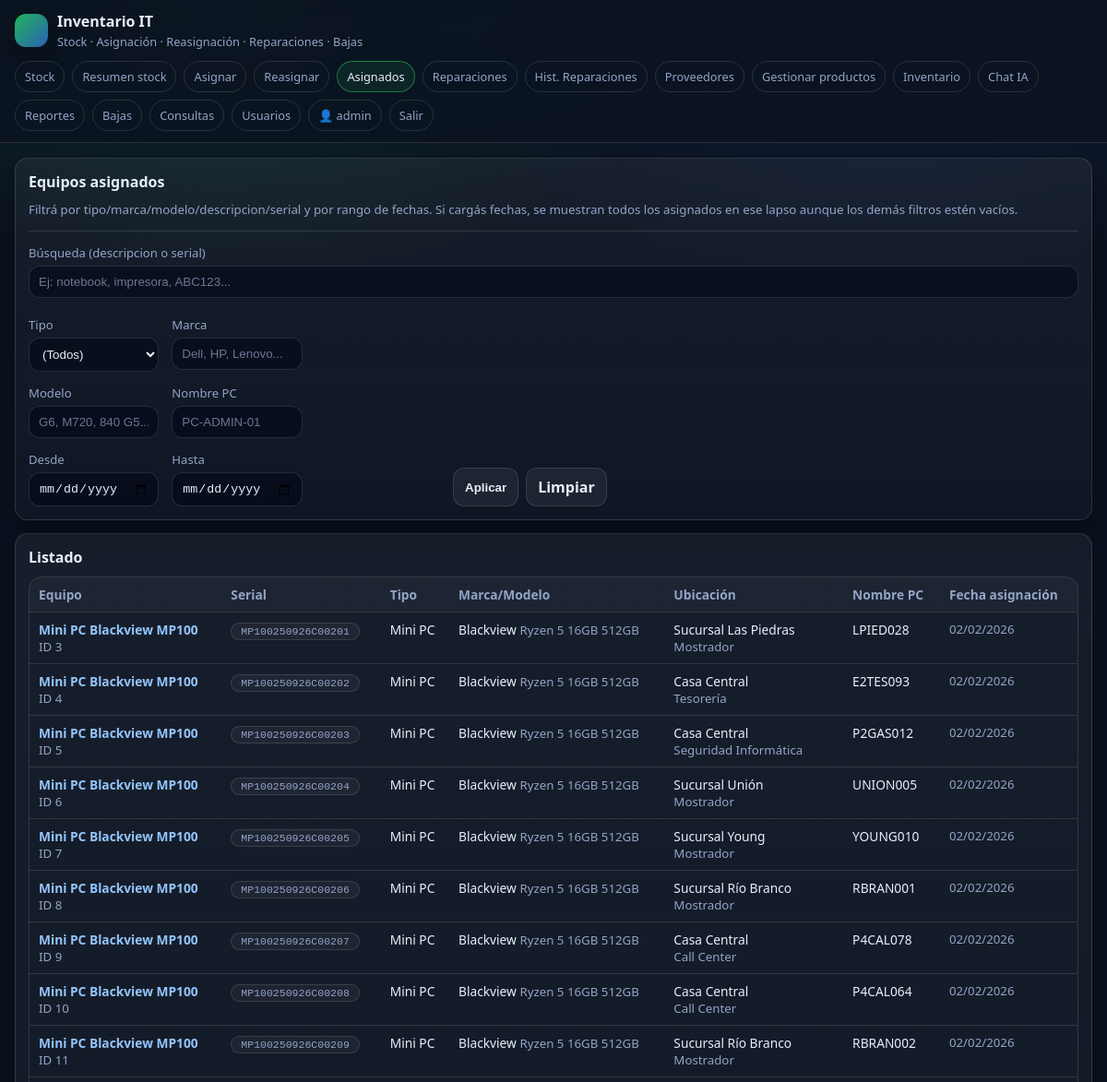
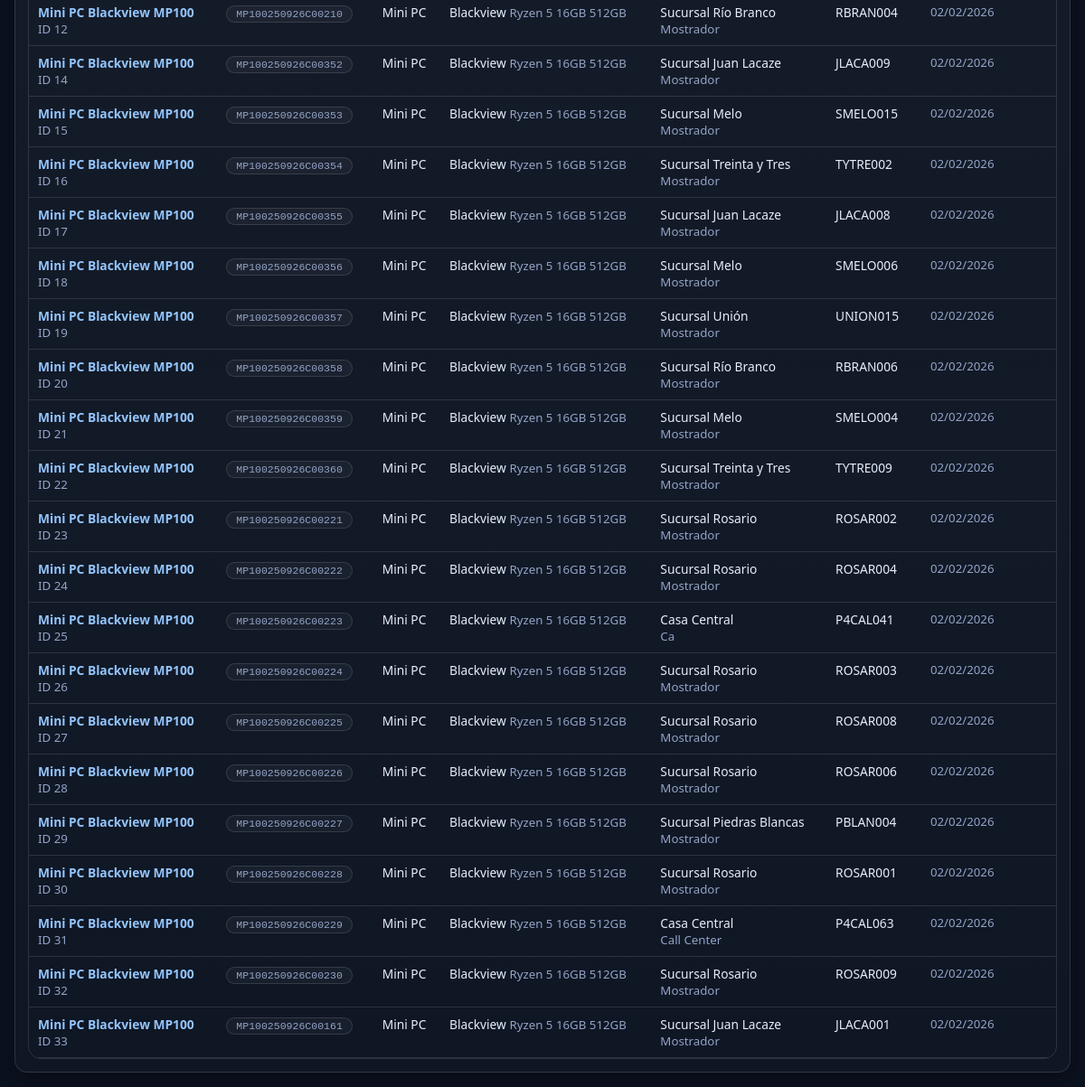
The app's page /assigned (signed in) with its own data (2 pictures, top to bottom).
### tables this page shows
CREATE TABLE users (
      id INTEGER PRIMARY KEY AUTOINCREMENT,
      username TEXT UNIQUE NOT NULL,
      password_hash TEXT NOT NULL,
      is_admin INTEGER NOT NULL DEFAULT 0,
      created_at TEXT NOT NULL
    );

CREATE TABLE units (
      id INTEGER PRIMARY KEY AUTOINCREMENT,
      product_id INTEGER NOT NULL REFERENCES products(id) ON DELETE CASCADE,
      serial TEXT,
      status TEXT NOT NULL CHECK(status IN ('IN_STOCK','ASSIGNED','IN_REPAIR','RETIRED')),
      warranty_until TEXT,
      purchase_provider_id INTEGER REFERENCES providers(id),
      sucursal TEXT,
      area TEXT,
      persona TEXT,
      last_sucursal TEXT,
      last_area TEXT,
      last_persona TEXT,
      pc_name TEXT,
      last_pc_name TEXT,
      inventory_number TEXT,
      created_at TEXT NOT NULL,
      updated_at TEXT NOT NULL
    );

CREATE TABLE products (
      id INTEGER PRIMARY KEY AUTOINCREMENT,
      barcode TEXT,
      descripcion TEXT NOT NULL,
      tipo TEXT NOT NULL,
      marca TEXT NOT NULL,
      modelo TEXT NOT NULL,
      proveedor_id INTEGER REFERENCES providers(id),
      created_at TEXT NOT NULL
    );

### app.py (the view)
@app.route("/assigned")
@login_required
def assigned_page():
    q = (request.args.get("q") or "").strip().lower()
    tipo = (request.args.get("tipo") or "").strip()
    marca = (request.args.get("marca") or "").strip().lower()
    modelo = (request.args.get("modelo") or "").strip().lower()
    pc = (request.args.get("pc") or "").strip().lower()  # nombre PC
    pc_name_filter = pc
    date_from = (request.args.get("from") or "").strip()
    date_to = (request.args.get("to") or "").strip()
    iso_from, iso_to = norm_date_range(date_from, date_to)
    has_filters = any([
        bool(q), bool(tipo), bool(marca), bool(modelo), bool(pc_name_filter), bool(date_from), bool(date_to)
    ])
    db = get_db()
    tipos = [r["tipo"] for r in db.execute("SELECT DISTINCT tipo FROM products ORDER BY tipo COLLATE NOCASE").fetchall()]
    sql = """
      SELECT u.*, p.descripcion, p.tipo, p.marca, p.modelo,
        (
          SELECT h.created_at
          FROM history h
          WHERE h.unit_id=u.id AND h.type IN ('ASSIGN','REASSIGN','RESTORE') AND h.to_status='ASSIGNED'
          ORDER BY h.created_at DESC
          LIMIT 1
        ) AS assigned_at
      FROM units u
      JOIN products p ON p.id=u.product_id
      WHERE u.status='ASSIGNED'
    """
    params = []
    if tipo:
        sql += " AND p.tipo = ?"
        params.append(tipo)
    if iso_from:
        sql += " AND assigned_at >= ?"
        params.append(iso_from)
    if iso_to:
        sql += " AND assigned_at <= ?"
        params.append(iso_to)
        sql += " ORDER BY (assigned_at IS NULL) ASC, assigned_at DESC, p.descripcion COLLATE NOCASE, COALESCE(u.serial,'')"
    rows = db.execute(sql, params).fetchall()
    if not has_filters:
        rows = rows[:30]
    if q:
        rows = [r for r in rows if q in f"{r['descripcion']} {r['serial'] or ''} {r['pc_name'] or ''} {r['sucursal'] or ''} {r['area'] or ''} {r['persona'] or ''}".lower()]
    if marca:
        rows = [r for r in rows if marca in f"{r['marca'] or ''}".lower()]
    if modelo:
        rows = [r for r in rows if modelo in f"{r['modelo'] or ''}".lower()]
    if pc_name_filter:
        rows = [r for r in rows if pc_name_filter in f"{r['pc_name'] or ''}".lower()]
    return render_template("assigned.html", rows=rows, tipos=tipos, q=q, tipo=tipo, marca=marca, modelo=modelo, pc=pc_name_filter, date_from=date_from, date_to=date_to)

### app.py (called while the page is built)
def norm_date_range(date_from: str | None, date_to: str | None):
    df = (date_from or "").strip()
    dt = (date_to or "").strip()
    iso_from = None
    iso_to = None
    if df:
        iso_from = df + "T00:00:00"
    if dt:
        iso_to = dt + "T23:59:59"
    return iso_from, iso_to

def get_db() -> sqlite3.Connection:
    if "db" not in g:
        conn = sqlite3.connect(DB_PATH)
        conn.row_factory = sqlite3.Row
        g.db = conn
        ensure_schema_migrations(g.db)
    return g.db

def ensure_schema_migrations(db):
    try:
        cols = [r["name"] for r in db.execute("PRAGMA table_info(products)").fetchall()]
        if "proveedor_id" not in cols:
            db.execute("ALTER TABLE products ADD COLUMN proveedor_id INTEGER")
            db.commit()
    except Exception:
        pass
    try:
        cols_u = [r["name"] for r in db.execute("PRAGMA table_info(units)").fetchall()]
        if "purchase_provider_id" not in cols_u:
            db.execute("ALTER TABLE units ADD COLUMN purchase_provider_id INTEGER")
            db.commit()
    except Exception:
        pass
    try:
        db.execute("DROP INDEX IF EXISTS idx_products_barcode")
        db.execute("CREATE UNIQUE INDEX IF NOT EXISTS idx_products_barcode_provider ON products(barcode, IFNULL(proveedor_id,0)) WHERE barcode IS NOT NULL AND barcode != ''")
        db.commit()
    except Exception:
        pass

def login_required(fn):
    @wraps(fn)
    def wrapper(*args, **kwargs):
        if not session.get("user_id"):
            return redirect(url_for("login", next=request.path))
        return fn(*args, **kwargs)
    return wrapper

def current_user():
    uid = session.get("user_id")
    if not uid:
        return None
    db = get_db()
    return db.execute("SELECT * FROM users WHERE id = ?", (uid,)).fetchone()

@app.before_request
def _fk_on():
    db = get_db()
    db.execute("PRAGMA foreign_keys=ON;")

@app.teardown_appcontext
def _close(e=None):
    close_db(e)

@app.context_processor
def inject_globals():
    return {"me": current_user()}

### templates/assigned.html (shortened to what this page needs)
{% extends "base.html" %}
{% from "_macros.html" import short_date %}
{% set title="Asignados" %}
{% set active="assigned" %}
{% block content %}
<div class="card">
  <h2>Equipos asignados</h2>
  <div class="muted">Filtrá por tipo/marca/modelo/descripcion/serial y por rango de fechas. Si cargás fechas, se muestran todos los asignados en ese lapso aunque los demás filtros estén vacíos.</div>
  <hr class="sep">
  <form method="get">
    <div style="grid-column:1/-1;">
      <label>Búsqueda (descripcion o serial)</label>
      <input name="q" value="{{ q }}" placeholder="Ej: notebook, impresora, ABC123...">
    </div>
    <div class="grid two" style="margin-top:10px;">
      <div>
        <label>Tipo</label>
        <select name="tipo">
          <option value="">(Todos)</option>
        </select>
      </div>
      <div>
        <label>Marca</label>
        <input name="marca" value="{{ marca }}" placeholder="Dell, HP, Lenovo...">
      </div>
      <div>
        <label>Modelo</label>
        <input name="modelo" value="{{ modelo }}" placeholder="G6, M720, 840 G5...">
      </div>
      <div>
        <label>Nombre PC</label>
        <input name="pc" value="{{ pc }}" placeholder="PC-ADMIN-01">
      </div>
      <div>
        <label>Desde</label>
        <input type="date" name="from" value="{{ date_from or '' }}">
      </div>
      <div>
        <label>Hasta</label>
        <input type="date" name="to" value="{{ date_to or '' }}">
      </div>
    </div>
      <div class="form-actions" style="margin-top:10px;"><button class="btn" type="submit">Aplicar</button>
      <a class="btn" href="{{ url_for('assigned_page') }}">Limpiar</a></div>
  </form>
</div>
<div class="card" style="margin-top:14px;">
  <h2>Listado</h2>
  <div class="table-wrap">
    <table style="min-width:980px;">
      <thead>
        <tr>
          <th>Equipo</th><th>Serial</th><th>Tipo</th><th>Marca/Modelo</th><th>Ubicación</th><th>Nombre PC</th><th>Fecha asignación</th>
        </tr>
      </thead>
      <tbody>
        {% for u in rows %}
        <tr>
          <td><a href="#" class="js-info" data-kind="unit" data-id="{{ u.id }}"><b>{{ u.descripcion }}</b></a><div class="muted">ID {{ u.id }}</div></td>
          <td>{% if u.serial %}<a href="#" class="js-info" data-kind="unit" data-id="{{ u.id }}"><span class="badge mono">{{ u.serial }}</span></a>{% else %}<span class="muted">SIN SERIAL</span>{% endif %}</td>
          <td>{{ u.tipo }}</td>
          <td>{{ u.marca }} <span class="muted">{{ u.modelo }}</span></td>
          <td>
            <div>{{ u.sucursal or "-" }}</div>
            <div class="muted">{{ u.area or "" }}{% if u.area and u.persona %} · {% endif %}{{ u.persona or "" }}</div>
          </td>
          <td>{{ u.pc_name or "-" }}</td>
          <td class="muted">{{ short_date(u.assigned_at or "-") }}</td>
        </tr>
        {% endfor %}
      </tbody>
    </table>
  </div>
</div>
{% endblock %}

### templates/base.html (shortened to what this page needs)
{% from "_macros.html" import short_date %}
<!doctype html>
<html lang="es">
<head>
  <link rel="stylesheet" href="{{ url_for('static', filename='style.css') }}">
</head>
<body>
  <div class="topbar">
    <div class="nav">
      <div class="brand">
        <div class="logo"></div>
        <div>
          <h1>Inventario IT</h1>
          <div class="sub">Stock · Asignación · Reasignación · Reparaciones · Bajas</div>
        </div>
      </div>
      <div class="menu">
        {% if me %}
          <a class="pill {% if active=='stock' %}active{% endif %}" href="{{ url_for('stock') }}">Stock</a>
          <a class="pill {% if active=='stock_all' %}active{% endif %}" href="{{ url_for('stock_all') }}">Resumen stock</a>
          <a class="pill {% if active=='assign' %}active{% endif %}" href="{{ url_for('assign_page') }}">Asignar</a>
          <a class="pill {% if active=='reassign' %}active{% endif %}" href="{{ url_for('reassign_page') }}">Reasignar</a>
          <a class="pill {% if active=='assigned' %}active{% endif %}" href="{{ url_for('assigned_page') }}">Asignados</a>
          <a class="pill {% if active=='repairs' %}active{% endif %}" href="{{ url_for('repairs_page') }}">Reparaciones</a>
          <a class="pill {% if active=='repairs_history' %}active{% endif %}" href="{{ url_for('repairs_history_page') }}">Hist. Reparaciones</a>
          <a class="pill {% if active=='providers' %}active{% endif %}" href="{{ url_for('providers_page') }}">Proveedores</a>
        <a class="pill {% if active=='manage_products' %}active{% endif %}" href="{{ url_for('manage_products_page') }}">Gestionar productos</a>
        <a class="pill {% if active=='inventory' %}active{% endif %}" href="{{ url_for('inventory_page') }}">Inventario</a>
        <a class="pill {% if active=='ai_chat' %}active{% endif %}" href="{{ url_for('ai_chat_page') }}">Chat IA</a>
        <a class="pill {% if active=='reports' %}active{% endif %}" href="{{ url_for('reports_page') }}">Reportes</a>
          <a class="pill {% if active=='retired' %}active{% endif %}" href="{{ url_for('retired_page') }}">Bajas</a>
          <a class="pill {% if active=='queries' %}active{% endif %}" href="{{ url_for('queries_page') }}">Consultas</a>
          {% if me.is_admin %}
            <a class="pill {% if active=='users' %}active{% endif %}" href="{{ url_for('users_page') }}">Usuarios</a>
          {% endif %}
          <span class="pill">👤 {{ me.username }}</span>
          <a class="pill" href="{{ url_for('logout') }}">Salir</a>
        {% endif %}
      </div>
    </div>
  </div>
  <div class="container">
    {% block content %}{% endblock %}
  </div>
</body>
</html>

### templates/_macros.html
{% macro short_date(ts) -%}
{%- if ts and ts|length > 9 -%}
{{ ts[8:10] }}/{{ ts[5:7] }}/{{ ts[0:4] }}
{%- else -%}
{{ ts or "-" }}
{%- endif -%}
{%- endmacro %}

### static/style.css (style rules this page uses)
:root { --bg: #0b1220; --panel: #0f1a2f; --card: #0c1629; --muted: #93a4c7; --text: #e7eefc; --border: rgba(255,255,255,.12); --accent: #22c55e; --warn: #f59e0b; --danger: #ef4444; --link: #93c5fd; --shadow: 0 10px 30px rgba(0,0,0,.35); --mono: ui-monospace, SFMono-Regular, Menlo, Monaco, Consolas, "Liberation Mono", monospace; }
* { box-sizing:border-box; }
body { margin:0; font-family: system-ui, -apple-system, Segoe UI, Roboto, sans-serif; background: radial-gradient(900px 500px at 20% 0%, rgba(34,197,94,.15), transparent 60%), radial-gradient(900px 500px at 80% 0%, rgba(59,130,246,.12), transparent 60%), var(--bg); color: var(--text); }
a { color: var(--link); text-decoration:none; }
.topbar { position:sticky; top:0; z-index:20; background: rgba(11,18,32,.85); backdrop-filter: blur(10px); border-bottom:1px solid var(--border); }
.nav { max-width:1200px; margin:0 auto; padding:12px 16px; display:flex; gap:12px; align-items:center; justify-content:space-between; flex-wrap:wrap; }
.brand { display:flex; gap:10px; align-items:center; }
.logo { width:36px; height:36px; border-radius:12px; background: linear-gradient(135deg, rgba(34,197,94,.9), rgba(59,130,246,.7)); box-shadow: var(--shadow); }
.brand h1 { margin:0; font-size:1rem; }
.brand .sub { color: var(--muted); font-size:.8rem; margin-top:2px; }
.menu { display:flex; flex-wrap:wrap; gap:8px; align-items:center; }
.pill { padding:7px 10px; border:1px solid var(--border); border-radius:999px; color: var(--muted); font-size:.8rem; }
.pill.active { border-color: rgba(34,197,94,.55); color: var(--text); background: rgba(34,197,94,.10); }
.container { max-width:1200px; margin:0 auto; padding:16px; }
.grid { display:grid; grid-template-columns: 1fr; gap:14px; }
@media (min-width: 900px) { .grid.two { grid-template-columns: 1fr 1fr; } }
.card { background: linear-gradient(180deg, rgba(255,255,255,.05), rgba(255,255,255,.02)); border: 1px solid var(--border); border-radius: 14px; padding:14px; box-shadow: var(--shadow); }
.card h2 { margin:0 0 10px 0; font-size:1rem; }
.muted { color: var(--muted); font-size:.83rem; }
hr.sep { border:none; border-top:1px solid var(--border); margin:14px 0; }
form { display:grid; grid-template-columns: repeat(auto-fit, minmax(210px, 1fr)); gap:10px 12px; align-items:end; }
label { display:block; margin:0 0 5px 0; color: var(--muted); font-size:.82rem; }
input, select, textarea { width:100%; padding:9px 10px; border-radius:12px; border:1px solid var(--border); background: rgba(2,6,23,.55); color: var(--text); outline:none; }
input::placeholder, textarea::placeholder { color: rgba(147,164,199,.7); }
.btn { padding:9px 12px; border-radius:12px; border:1px solid var(--border); background: rgba(255,255,255,.06); color: var(--text); cursor:pointer; font-weight:600; }
.table-wrap { overflow:auto; border-radius:14px; border:1px solid var(--border); }
table { width:100%; border-collapse:collapse; font-size:.86rem; min-width: 860px; }
th, td { padding:9px 10px; border-bottom:1px solid var(--border); vertical-align:top; }
th { text-align:left; color: var(--muted); background: rgba(255,255,255,.03); position:sticky; top:0; }
.badge { display:inline-block; padding:2px 10px; border-radius:999px; border:1px solid var(--border); font-size:.72rem; color: var(--muted); background: rgba(255,255,255,.04); }
.badge.mono { font-family: var(--mono); }
.form-actions { display:flex;gap:8px;flex-wrap:wrap; }

### records on screen
users: username "admin"
units: descripcion "Mini PC Blackview MP100", id "3", serial "MP100250926C00201", tipo "Mini PC", marca "Blackview", modelo "Ryzen 5 16GB 512GB", sucursal "Sucursal Las Piedras", area "Mostrador", pc_name "LPIED028", ts "02", ts "2026"
units: descripcion "Mini PC Blackview MP100", id "4", serial "MP100250926C00202", tipo "Mini PC", marca "Blackview", modelo "Ryzen 5 16GB 512GB", sucursal "Casa Central", area "Tesorería", pc_name "E2TES093", ts "02", ts "2026"
units: descripcion "Mini PC Blackview MP100", id "5", serial "MP100250926C00203", tipo "Mini PC", marca "Blackview", modelo "Ryzen 5 16GB 512GB", sucursal "Casa Central", area "Seguridad Informática", pc_name "P2GAS012", ts "02", ts "2026"
units: descripcion "Mini PC Blackview MP100", id "6", serial "MP100250926C00204", tipo "Mini PC", marca "Blackview", modelo "Ryzen 5 16GB 512GB", sucursal "Sucursal Unión", area "Mostrador", pc_name "UNION005", ts "02", ts "2026"
units: descripcion "Mini PC Blackview MP100", id "7", serial "MP100250926C00205", tipo "Mini PC", marca "Blackview", modelo "Ryzen 5 16GB 512GB", sucursal "Sucursal Young", area "Mostrador", pc_name "YOUNG010", ts "02", ts "2026"
units: descripcion "Mini PC Blackview MP100", id "8", serial "MP100250926C00206", tipo "Mini PC", marca "Blackview", modelo "Ryzen 5 16GB 512GB", sucursal "Sucursal Río Branco", area "Mostrador", pc_name "RBRAN001", ts "02", ts "2026"
units: descripcion "Mini PC Blackview MP100", id "9", serial "MP100250926C00207", tipo "Mini PC", marca "Blackview", modelo "Ryzen 5 16GB 512GB", sucursal "Casa Central", area "Call Center", pc_name "P4CAL078", ts "02", ts "2026"
units: descripcion "Mini PC Blackview MP100", id "10", serial "MP100250926C00208", tipo "Mini PC", marca "Blackview", modelo "Ryzen 5 16GB 512GB", sucursal "Casa Central", area "Call Center", pc_name "P4CAL064", ts "02", ts "2026"
units: descripcion "Mini PC Blackview MP100", id "11", serial "MP100250926C00209", tipo "Mini PC", marca "Blackview", modelo "Ryzen 5 16GB 512GB", sucursal "Sucursal Río Branco", area "Mostrador", pc_name "RBRAN002", ts "02", ts "2026"
units: descripcion "Mini PC Blackview MP100", id "12", serial "MP100250926C00210", tipo "Mini PC", marca "Blackview", modelo "Ryzen 5 16GB 512GB", sucursal "Sucursal Río Branco", area "Mostrador", pc_name "RBRAN004", ts "02", ts "2026"
units: descripcion "Mini PC Blackview MP100", id "14", serial "MP100250926C00352", tipo "Mini PC", marca "Blackview", modelo "Ryzen 5 16GB 512GB", sucursal "Sucursal Juan Lacaze", area "Mostrador", pc_name "JLACA009", ts "02", ts "2026"
units: descripcion "Mini PC Blackview MP100", id "15", serial "MP100250926C00353", tipo "Mini PC", marca "Blackview", modelo "Ryzen 5 16GB 512GB", sucursal "Sucursal Melo", area "Mostrador", pc_name "SMELO015", ts "02", ts "2026"
units: descripcion "Mini PC Blackview MP100", id "16", serial "MP100250926C00354", tipo "Mini PC", marca "Blackview", modelo "Ryzen 5 16GB 512GB", sucursal "Sucursal Treinta y Tres", area "Mostrador", pc_name "TYTRE002", ts "02", ts "2026"
units: descripcion "Mini PC Blackview MP100", id "17", serial "MP100250926C00355", tipo "Mini PC", marca "Blackview", modelo "Ryzen 5 16GB 512GB", sucursal "Sucursal Juan Lacaze", area "Mostrador", pc_name "JLACA008", ts "02", ts "2026"
units: descripcion "Mini PC Blackview MP100", id "18", serial "MP100250926C00356", tipo "Mini PC", marca "Blackview", modelo "Ryzen 5 16GB 512GB", sucursal "Sucursal Melo", area "Mostrador", pc_name "SMELO006", ts "02", ts "2026"
units: descripcion "Mini PC Blackview MP100", id "19", serial "MP100250926C00357", tipo "Mini PC", marca "Blackview", modelo "Ryzen 5 16GB 512GB", sucursal "Sucursal Unión", area "Mostrador", pc_name "UNION015", ts "02", ts "2026"
units: descripcion "Mini PC Blackview MP100", id "20", serial "MP100250926C00358", tipo "Mini PC", marca "Blackview", modelo "Ryzen 5 16GB 512GB", sucursal "Sucursal Río Branco", area "Mostrador", pc_name "RBRAN006", ts "02", ts "2026"
units: descripcion "Mini PC Blackview MP100", id "21", serial "MP100250926C00359", tipo "Mini PC", marca "Blackview", modelo "Ryzen 5 16GB 512GB", sucursal "Sucursal Melo", area "Mostrador", pc_name "SMELO004", ts "02", ts "2026"
units: descripcion "Mini PC Blackview MP100", id "22", serial "MP100250926C00360", tipo "Mini PC", marca "Blackview", modelo "Ryzen 5 16GB 512GB", sucursal "Sucursal Treinta y Tres", area "Mostrador", pc_name "TYTRE009", ts "02", ts "2026"
units: descripcion "Mini PC Blackview MP100", id "23", serial "MP100250926C00221", tipo "Mini PC", marca "Blackview", modelo "Ryzen 5 16GB 512GB", sucursal "Sucursal Rosario", area "Mostrador", pc_name "ROSAR002", ts "02", ts "2026"
units: descripcion "Mini PC Blackview MP100", id "24", serial "MP100250926C00222", tipo "Mini PC", marca "Blackview", modelo "Ryzen 5 16GB 512GB", sucursal "Sucursal Rosario", area "Mostrador", pc_name "ROSAR004", ts "02", ts "2026"
units: descripcion "Mini PC Blackview MP100", id "25", serial "MP100250926C00223", tipo "Mini PC", marca "Blackview", modelo "Ryzen 5 16GB 512GB", sucursal "Casa Central", area "Ca", pc_name "P4CAL041", ts "02", ts "2026"
units: descripcion "Mini PC Blackview MP100", id "26", serial "MP100250926C00224", tipo "Mini PC", marca "Blackview", modelo "Ryzen 5 16GB 512GB", sucursal "Sucursal Rosario", area "Mostrador", pc_name "ROSAR003", ts "02", ts "2026"
units: descripcion "Mini PC Blackview MP100", id "27", serial "MP100250926C00225", tipo "Mini PC", marca "Blackview", modelo "Ryzen 5 16GB 512GB", sucursal "Sucursal Rosario", area "Mostrador", pc_name "ROSAR008", ts "02", ts "2026"
units: descripcion "Mini PC Blackview MP100", id "28", serial "MP100250926C00226", tipo "Mini PC", marca "Blackview", modelo "Ryzen 5 16GB 512GB", sucursal "Sucursal Rosario", area "Mostrador", pc_name "ROSAR006", ts "02", ts "2026"
units: descripcion "Mini PC Blackview MP100", id "29", serial "MP100250926C00227", tipo "Mini PC", marca "Blackview", modelo "Ryzen 5 16GB 512GB", sucursal "Sucursal Piedras Blancas", area "Mostrador", pc_name "PBLAN004", ts "02", ts "2026"
units: descripcion "Mini PC Blackview MP100", id "30", serial "MP100250926C00228", tipo "Mini PC", marca "Blackview", modelo "Ryzen 5 16GB 512GB", sucursal "Sucursal Rosario", area "Mostrador", pc_name "ROSAR001", ts "02", ts "2026"
units: descripcion "Mini PC Blackview MP100", id "31", serial "MP100250926C00229", tipo "Mini PC", marca "Blackview", modelo "Ryzen 5 16GB 512GB", sucursal "Casa Central", area "Call Center", pc_name "P4CAL063", ts "02", ts "2026"
units: descripcion "Mini PC Blackview MP100", id "32", serial "MP100250926C00230", tipo "Mini PC", marca "Blackview", modelo "Ryzen 5 16GB 512GB", sucursal "Sucursal Rosario", area "Mostrador", pc_name "ROSAR009", ts "02", ts "2026"
units: descripcion "Mini PC Blackview MP100", id "33", serial "MP100250926C00161", tipo "Mini PC", marca "Blackview", modelo "Ryzen 5 16GB 512GB", sucursal "Sucursal Juan Lacaze", area "Mostrador", pc_name "JLACA001", ts "02", ts "2026"
